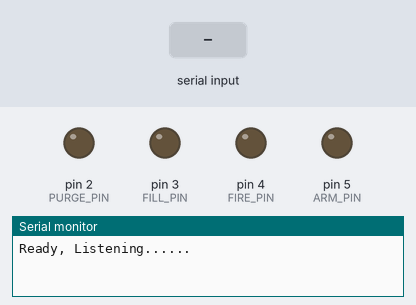
This program was run on a simulated Arduino Nano, built with avr-gcc and run on an emulated ATmega328P. Shown: output pins drawn as LEDs (lit = HIGH), the last lines printed to the serial monitor. Inputs (shaded band) come from the test bench.

Above: at 1.2 s.
1.3 s: "PURGE\n" received over the second serial link
At 2.0 s:
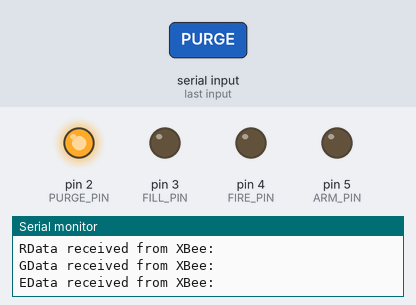
2.9 s: "fill_\n" received over the second serial link
At 4.1 s:
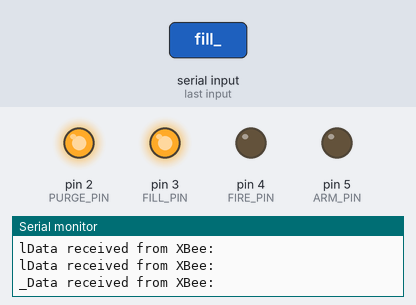
4.5 s: "fire_\n" received over the second serial link
At 5.3 s:
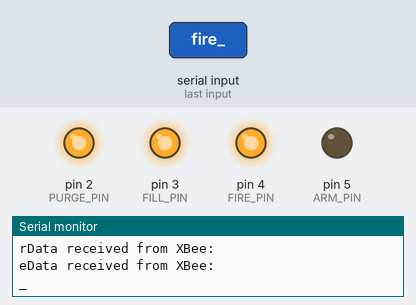
6.1 s: "ARM__\n" received over the second serial link
At 8.5 s:
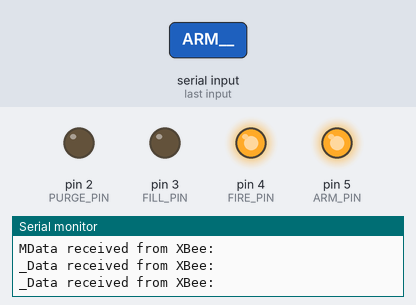
9.1 s: "safe_\n" received over the second serial link
At 10.0 s:
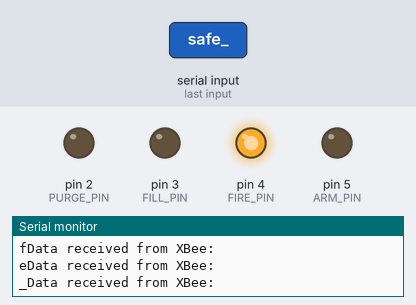
10.7 s: "fill_\n" received over the second serial link
At 11.3 s:
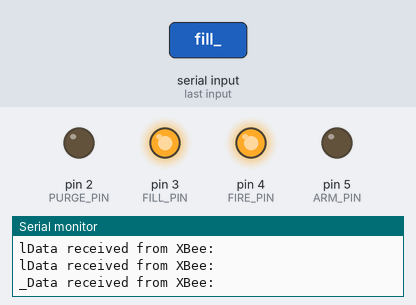
Timing chart, 0 to 13.3 s (numbered marks = the images above; inputs shaded):
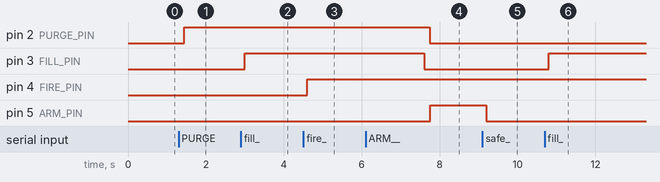

Measured:
- after the input at 1.3 s, pin 2 (PURGE_PIN): LOW → HIGH after 0.14 s
- after the input at 2.9 s, pin 3 (FILL_PIN): LOW → HIGH after 0.10 s
- after the input at 4.5 s, pin 4 (FIRE_PIN): LOW → HIGH after 0.10 s
- after the input at 6.1 s, pin 2 (PURGE_PIN): HIGH → LOW after 1.6 s; pin 5 (ARM_PIN): LOW → HIGH after 1.7 s
- after the input at 9.1 s, pin 5 (ARM_PIN): HIGH → LOW after 0.10 s
- after the input at 10.7 s, pin 3 (FILL_PIN): LOW → HIGH after 0.10 s

The program:

main.cpp
```cpp
#include <Arduino.h>
#include <SoftwareSerial.h>

SoftwareSerial XBee(10, 11);

const int BUFFER_SIZE = 5;
char buffer[BUFFER_SIZE]; // Buffer to store incoming characters
int bufferIndex = 0;      // Current index in the buffer
int i = 0;
unsigned long lastSend = 0;

// define fill purge fire pins
const int FILL_PIN = 3;
const int PURGE_PIN = 2;
const int FIRE_PIN = 4;
const int ARM_PIN = 5;

//Functions for checking the commands
void check_purge(char* buf);
void check_fill(char* buf);
void check_fire(char* buf);
void check_ABORT(char* buf);
void check_ARM(char* buf);
void check_SAFE(char* buf);

void setup() {
  Serial.begin(9600);
  //initalizing the pins and the XBee
  pinMode(FILL_PIN, OUTPUT);
  pinMode(PURGE_PIN, OUTPUT);
  pinMode(FIRE_PIN, OUTPUT);
  pinMode(ARM_PIN, OUTPUT);

  XBee.begin(9600);

  Serial.println("Ready, Listening......");
}

void loop() {


// digitalWrite(SAFETY_PIN,HIGH);
// digitalWrite(FILL_PIN,HIGH);
// Serial.println("Saftey and FIll on");

// delay(1000);

// digitalWrite(FILL_PIN, LOW);
// delay(1000);
// digitalWrite(SAFETY_PIN,LOW);
// Serial.println("Saftey and FIll off");

// delay(1000);

// digitalWrite(SAFETY_PIN,HIGH);
// digitalWrite(FIRE_PIN,HIGH);
// Serial.println("Saftey and FIRE on");

// delay(1000);

// digitalWrite(FIRE_PIN, LOW);
// delay(1000);
// digitalWrite(SAFETY_PIN,LOW);
// Serial.println("Saftey and FIRE off");

// delay(1000);

// digitalWrite(PURGE_PIN, HIGH);

// Serial.println("PURGE on");
// delay(1000);

// digitalWrite(PURGE_PIN,LOW);
// Serial.println("PURGE off");
// delay(1000);


  //Forward data from Serial to XBee
if (Serial.available()) {
XBee.write(Serial.read());
   }


//   // Read data from XBee and process it
   if (XBee.available()) {
     char receivedChar = XBee.read();
     Serial.println("Data received from XBee:");

//     // Echo received data to Serial
     Serial.write(receivedChar);

//     // If the char is a newline, reset the buffer
     if (receivedChar == '\n') {
       bufferIndex = 0;
       return;
     }

//     // Add character to buffer and check for commands
     buffer[bufferIndex++] = receivedChar;

     // If buffer is full, check for commands and reset buffer index
     if (bufferIndex >= BUFFER_SIZE) {
       check_purge(buffer);
       check_fire(buffer);
       check_fill(buffer);
       check_ABORT(buffer);
       check_ARM(buffer);
       check_SAFE(buffer);
       bufferIndex = 0;  // Reset the buffer for the next command
     }
   }
 }

// // Function to check if the buffer contains "purge"
 void check_purge(char* buf) {
   if (strncmp(buf, "PURGE", BUFFER_SIZE) == 0) {
     XBee.println("Purge command detected!");

     digitalWrite(FILL_PIN, LOW);
     XBee.println("FILLING OFF");

    digitalWrite(FIRE_PIN, LOW);
     XBee.println("FIREING OFF");

    digitalWrite(ARM_PIN, LOW);
     XBee.println("Safety off");

     digitalWrite(PURGE_PIN, HIGH);
     XBee.println("Purging...");
     // Add any additional action here for the "purge" command
   }
 }

 // Function to check if the buffer contains "fuel"
 void check_fill(char* buf) {
     if (strncmp(buf, "fill_", BUFFER_SIZE - 1) == 0) { // "fill" is 4 chars, no null needed
     XBee.println("Fill command detected!");


     digitalWrite(FILL_PIN, HIGH);
     XBee.println("FILLING...");


     // Add any additional action here for the "fuel" command
   }
 }

 void check_fire(char* buf) {
   if (strncmp(buf, "fire_", BUFFER_SIZE - 1) == 0) { // "fire" is 4 chars, no null needed
     XBee.println("Fire command detected!");

     digitalWrite(FIRE_PIN, HIGH);
     XBee.println("FIREING...");

    delay(3000);

    digitalWrite(FILL_PIN, LOW);
     XBee.println("FILLING OFF");


//     // Add any additional action here for the "fuel" command
   }
}

void check_ABORT(char* buf){
  if (strncmp(buf, "ABORT", BUFFER_SIZE - 1) == 0) { // "fire" is 4 chars, no null needed
     XBee.println("ABORT command detected!");

  digitalWrite(FILL_PIN, LOW);
     XBee.println("FILL OFF");

  digitalWrite(FIRE_PIN, LOW);
     XBee.println("FIREING OFF");

  digitalWrite(ARM_PIN, LOW);
     XBee.println("NOT ARMED");

   digitalWrite(PURGE_PIN, LOW);
     XBee.println("Purging OFF");


//     // Add any additional action here for the "fuel" command
   }

}

void check_ARM(char* buf){
  if (strncmp(buf, "ARM__", BUFFER_SIZE - 1) == 0) { // "fire" is 4 chars, no null needed
     XBee.println("ARM command detected!");

    digitalWrite(PURGE_PIN, LOW);
     XBee.println("Purge Closing");

    digitalWrite(ARM_PIN, HIGH);
     XBee.println("ARMED");

   }

}
void check_SAFE(char* buf){
  if (strncmp(buf, "safe_", BUFFER_SIZE - 1) == 0) { // "fill" is 4 chars, no null needed

    XBee.println("NOT ARMED");

     digitalWrite(FILL_PIN, LOW);
     XBee.println("FILLING OFF");

     digitalWrite(ARM_PIN, LOW);
     XBee.println("NOT ARMED");


     // Add any additional action here for the "fuel" command
   }

}
```
